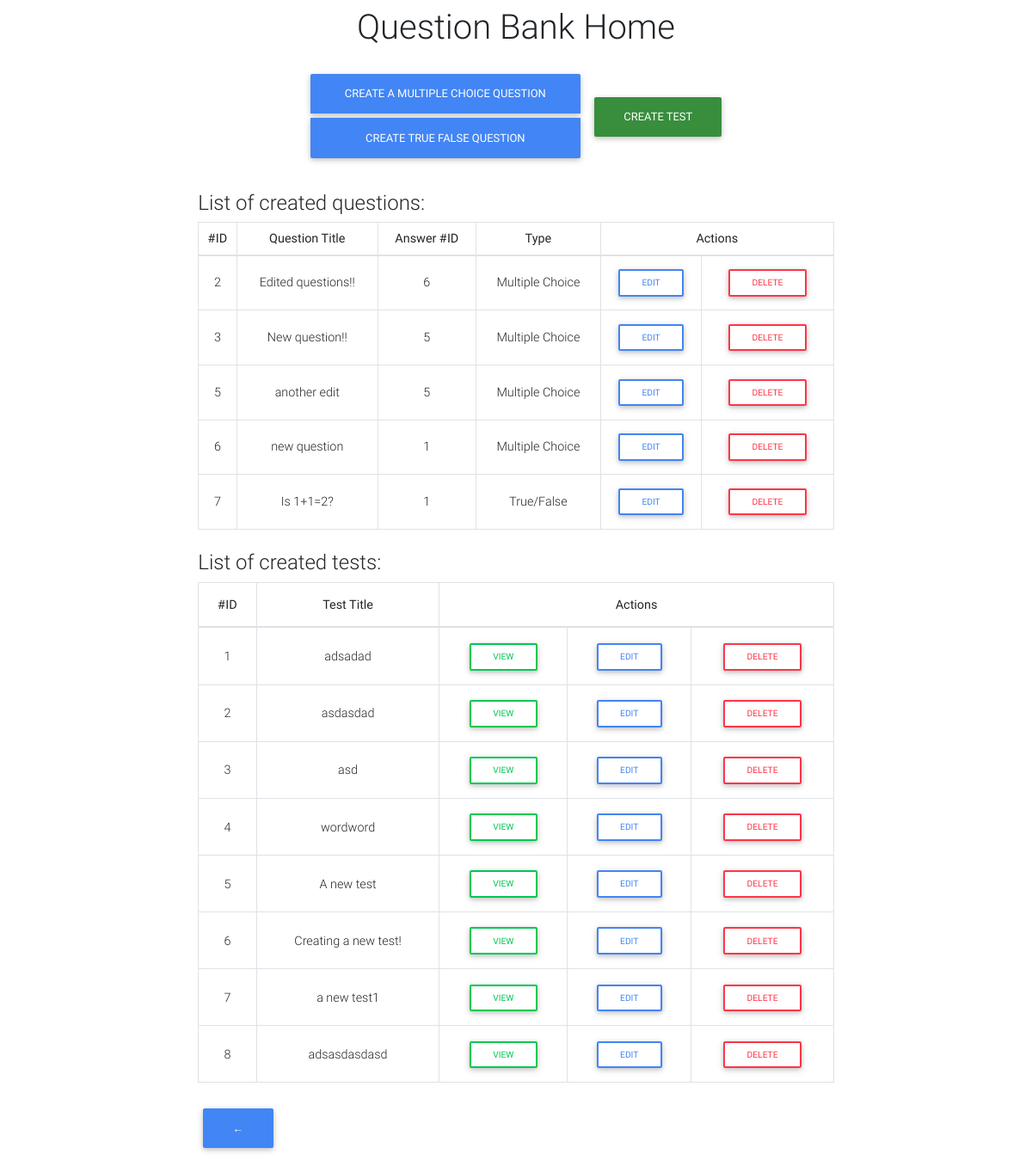
The page /maker/ on the database its author committed.
### maker/models.py (models this page shows, shortened)
class QuestionModel(models.Model):
    id = models.AutoField(primary_key=True)
    question = models.CharField(max_length=256)
    answer = models.IntegerField()
    choice_1 = models.CharField(max_length=256, default='True')
    choice_2 = models.CharField(max_length=256, default='False')
    choice_3 = models.CharField(max_length=256, null=True, default=None)
    choice_4 = models.CharField(max_length=256, null=True, default=None)
    choice_5 = models.CharField(max_length=256, null=True, default=None)
    choice_6 = models.CharField(max_length=256, null=True, default=None)
    image = models.ImageField(default=None)
    category = models.ForeignKey(QuestionCategory, default=1, on_delete=models.CASCADE)

class TestModel(models.Model):
    id = models.AutoField(primary_key=True)
    question = models.ManyToManyField(QuestionModel)
    createdDate = models.DateField(auto_now_add=True)
    name = models.CharField(max_length=256, default=None)

### maker/views.py (the view)
# urls.py: path('', views.make_home_view, name='home'),
def make_home_view(request):
    t = TestModel.objects.all()
    q = QuestionModel.objects.all()
    return render(request, 'make_home.html', context =  {'q': q, 't': t})

### maker/templates/make_home.html (shortened to what this page needs)
{% extends 'base.html' %}
{% load static %}
{% block content %}
    <div class="col-12">
        <div class="row m-2">
            <div class="col-8 mx-auto">
                <h1 class="text-center"> Question Bank Home </h1>
                <div class="row m-4">
                    <div class="mx-auto">
                        <div class="row">
                            <div class="btn-group-vertical mr-2">
                                <a href="{% url 'maker:multiple_choice' %}" class="btn btn-primary" role="button">Create a
                                    Multiple Choice Question</a>
                                <a href="{% url 'maker:true_false' %}" class="btn btn-primary" role="button">Create True False
                                    Question</a>
                            </div>
                            <div class="ml-2 align-middle">
                                <a href="{% url 'maker:test_maker' %}" class="btn btn-dark-green" role="button" style="margin-top: 33px;">Create Test</a>
                            </div>
                        </div>
                    </div>
                </div>
            </div>
        </div>
        <div class="row m-2">
            <div class="col-8 mx-auto">
                <h4> List of created questions: </h4>
                <table class="table table-bordered table-sm">
                    <thead>
                    <tr>
                        <th class="text-center" scope="col">#ID</th>
                        <th class="text-center" scope="col">Question Title</th>
                        <th class="text-center" scope="col">Answer #ID</th>
                        <th class="text-center" scope="col">Type</th>
                        <th class="text-center" scope="col" colspan="2">Actions</th>
                    </tr>
                    </thead>
                    <tbody>
                    {% if q %}
                        {% for question in q %}
                            <tr>
                                <td class="pt-3-half align-middle text-center">{{ question.id }}</td>
                                <td class="pt-3-half align-middle text-center">{{ question.question }}</td>
                                <td class="pt-3-half align-middle text-center">{{ question.answer }}</td>
                                {% if question.choice_3 == None %}
                                    <td class="pt-3-half align-middle text-center">True/False</td>
                                    <td class="pt-3-half align-middle text-center"><a role="button" class="btn btn-outline-primary btn-sm"
                                            href="{% url 'maker:true_false_edit' id=question.id %}">Edit</a></td>
                                {% else %}
                                    <td class="pt-3-half align-middle text-center">Multiple Choice</td>
                                    <td class="pt-3-half align-middle text-center">
                                        <a role="button" class="btn btn-outline-primary btn-sm"
                                           href="{% url 'maker:multiple_choice_edit' id=question.id %}">Edit</a>
                                    </td>
                                {% endif %}
                                <td class="pt-3-half align-middle text-center">
                                    <button type="button" data-toggle="modal" data-target="#delete_question_popup"
                                            data-id={{ question.id }} class="btn btn-outline-danger btn-sm" onclick="deleteButton('{{ question.id }}', '{% url 'maker:delete_question' id=0 %}')">Delete</button>
                                </td>
                            </tr>
                        {% endfor %}
                    {% endif %}
                    </tbody>
                </table>
            </div>
        </div>
        <div class="row m-2">
            <div class="col-8 mx-auto">
                <h4> List of created tests: </h4>
                <table class="table table-bordered">
                    <thead>
                    <tr>
                        <th class="text-center" scope="col">#ID</th>
                        <th class="text-center" scope="col">Test Title</th>
                        <th class="text-center" scope="col" colspan="3">Actions</th>
                    </tr>
                    </thead>
                    <tbody>
                    {% if t %}
                        {% for test in t %}
                            <tr>
                                <td class="text-center align-middle">{{ test.id }}</td>
                                <td class="text-center align-middle">{{ test.name }}</td>
                                <td class="text-center align-middle">
                                    <a role="button" class="btn btn-sm btn-outline-success" href="#">View</a>
                                </td>
                                <td class="text-center align-middle">
                                    <a role="button" class="btn btn-sm btn-outline-primary" href="#">Edit</a>
                                </td>
                                <td class="text-center align-middle">
                                    <a role="button" class="btn btn-sm btn-outline-danger" href="#">Delete</a>
                                </td>
                            </tr>
                        {% endfor %}
                    {% endif %}
                    </tbody>
                </table>
            </div>
        </div>
    <div class="row m-2">
        <div class="col-8 offset-2">
            <a href="{% url 'home' %}" class="btn btn-primary" role="button">&larr;</a>
        </div>
    </div>
    </div>
{% endblock %}

### rows shown on the page
QuestionModel: id "2", question "Edited questions!!", answer "6", choice_3 "Multiple Choice"
QuestionModel: id "3", question "New question!!", answer "5", choice_3 "Multiple Choice"
QuestionModel: id "5", question "another edit", answer "5", choice_3 "Multiple Choice"
QuestionModel: id "6", question "new question", answer "1", choice_3 "Multiple Choice"
QuestionModel: id "7", question "Is 1+1=2?", answer "1", shows "True/False"
TestModel: id "1", name "adsadad"
TestModel: id "2", name "asdasdad"
TestModel: id "3", name "asd"
TestModel: id "4", name "wordword"
TestModel: id "5", name "A new test"
TestModel: id "6", name "Creating a new test!"
TestModel: id "7", name "a new test1"
TestModel: id "8", name "adsasdasdasd"
